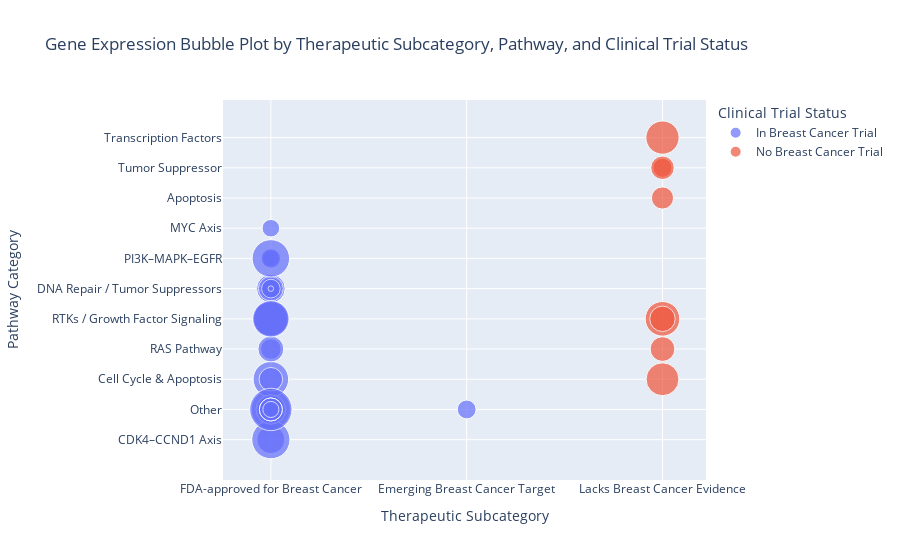

Notebook cell for this chart:
### Code cell
import plotly.express as px

# Assuming df_unique is your dataframe with these columns:
# 'gene', 'log2_fc', 'Therapeutic Subcategory', 'Clinical_Trial_Status', 'Pathway Category'

# Prepare size and color columns
df_unique['abs_log2_fc'] = df_unique['log2_fc'].abs()

# Create bubble plot
fig = px.scatter(
    df_unique,
    x='Therapeutic Subcategory',            # categories on x-axis
    y='Pathway Category',                    # pathways on y-axis
    size='abs_log2_fc',                      # bubble size = magnitude of expression change
    color='Clinical_Trial_Status',           # color by trial status
    hover_name='gene',                       # hover shows gene name
    size_max=30,
    title='Gene Expression Bubble Plot by Therapeutic Subcategory, Pathway, and Clinical Trial Status',
    category_orders={
        "Therapeutic Subcategory": [
            "FDA-approved for Breast Cancer",
            "Emerging Breast Cancer Target",
            "Lacks Breast Cancer Evidence"
        ],
        # You can also specify order for pathways if desired
    }
)

fig.update_layout(
    xaxis_title='Therapeutic Subcategory',
    yaxis_title='Pathway Category',
    legend_title='Clinical Trial Status'
)

fig.show()

### Figure 1 — Plotly figure (JSON) as saved in the notebook; plotly's stock layout.template omitted (floating-point values rounded to 4 significant figures)
{"data": [{"hovertemplate": "<b>%{hovertext}</b><br><br>Clinical_Trial_Status=In Breast Cancer Trial<br>Therapeutic Subcategory=%{x}<br>Pathway Category=%{y}<br>abs_log2_fc=%{marker.size}<extra></extra>", "hovertext": ["CDK4", "ERBB2", "CCND1", "CDKN2A", "FOXO3", "KRAS", "FGFR1", "MDM2", "NF1", "AKT1", "BRCA1", "HRAS", "TP53", "CASP8", "CDK6", "PTEN", "MYC", "BRCA2", "PIK3CA", "RB1", "BCL2", "MET", "EGFR", "NTRK2", "TSC2", "STK11", "FGFR2", "ATR", "NOTCH1", "SMAD4", "CHEK2", "ATM"], "legendgroup": "In Breast Cancer Trial", "marker": {"color": "#636efa", "size": [2.428, 4.833, 4.526, 3.926, 2.275, 1.327, 3.608, 1.73, 2.275, 2.725, 2.528, 2.084, 1.537, 1.102, 1.33, 0.8419, 0.9602, 1.919, 1.182, 1.001, 0.6962, 5.594, 4.36, 3.8, 1.651, 1.621, 4.142, 0.6825, 1.657, 0.8177, 1.088, 0.09588], "sizemode": "area", "sizeref": 0.006216, "symbol": "circle"}, "mode": "markers", "name": "In Breast Cancer Trial", "orientation": "v", "showlegend": true, "type": "scatter", "x": ["FDA-approved for Breast Cancer", "FDA-approved for Breast Cancer", "FDA-approved for Breast Cancer", "FDA-approved for Breast Cancer", "FDA-approved for Breast Cancer", "FDA-approved for Breast Cancer", "FDA-approved for Breast Cancer", "FDA-approved for Breast Cancer", "FDA-approved for Breast Cancer", "FDA-approved for Breast Cancer", "FDA-approved for Breast Cancer", "FDA-approved for Breast Cancer", "FDA-approved for Breast Cancer", "Emerging Breast Cancer Target", "FDA-approved for Breast Cancer", "FDA-approved for Breast Cancer", "FDA-approved for Breast Cancer", "FDA-approved for Breast Cancer", "FDA-approved for Breast Cancer", "FDA-approved for Breast Cancer", "FDA-approved for Breast Cancer", "FDA-approved for Breast Cancer", "FDA-approved for Breast Cancer", "FDA-approved for Breast Cancer", "FDA-approved for Breast Cancer", "FDA-approved for Breast Cancer", "FDA-approved for Breast Cancer", "FDA-approved for Breast Cancer", "FDA-approved for Breast Cancer", "FDA-approved for Breast Cancer", "FDA-approved for Breast Cancer", "FDA-approved for Breast Cancer"], "xaxis": "x", "y": ["CDK4–CCND1 Axis", "Other", "CDK4–CCND1 Axis", "Cell Cycle & Apoptosis", "Other", "RAS Pathway", "RTKs / Growth Factor Signaling", "Cell Cycle & Apoptosis", "Other", "Other", "DNA Repair / Tumor Suppressors", "RAS Pathway", "DNA Repair / Tumor Suppressors", "Other", "Other", "PI3K–MAPK–EGFR", "MYC Axis", "DNA Repair / Tumor Suppressors", "PI3K–MAPK–EGFR", "Other", "Other", "Other", "PI3K–MAPK–EGFR", "RTKs / Growth Factor Signaling", "Other", "Other", "RTKs / Growth Factor Signaling", "Other", "Other", "Other", "DNA Repair / Tumor Suppressors", "DNA Repair / Tumor Suppressors"], "yaxis": "y"}, {"hovertemplate": "<b>%{hovertext}</b><br><br>Clinical_Trial_Status=No Breast Cancer Trial<br>Therapeutic Subcategory=%{x}<br>Pathway Category=%{y}<br>abs_log2_fc=%{marker.size}<extra></extra>", "hovertext": ["CDKN1A", "BAX", "NRAS", "VHL", "SRC", "NF2", "WT1", "NTRK1"], "legendgroup": "No Breast Cancer Trial", "marker": {"color": "#EF553B", "size": [3.365, 1.529, 1.903, 1.126, 3.728, 1.718, 3.432, 2.018], "sizemode": "area", "sizeref": 0.006216, "symbol": "circle"}, "mode": "markers", "name": "No Breast Cancer Trial", "orientation": "v", "showlegend": true, "type": "scatter", "x": ["Lacks Breast Cancer Evidence", "Lacks Breast Cancer Evidence", "Lacks Breast Cancer Evidence", "Lacks Breast Cancer Evidence", "Lacks Breast Cancer Evidence", "Lacks Breast Cancer Evidence", "Lacks Breast Cancer Evidence", "Lacks Breast Cancer Evidence"], "xaxis": "x", "y": ["Cell Cycle & Apoptosis", "Apoptosis", "RAS Pathway", "Tumor Suppressor", "RTKs / Growth Factor Signaling", "Tumor Suppressor", "Transcription Factors", "RTKs / Growth Factor Signaling"], "yaxis": "y"}], "layout": {"legend": {"itemsizing": "constant", "title": {"text": "Clinical Trial Status"}, "tracegroupgap": 0}, "title": {"text": "Gene Expression Bubble Plot by Therapeutic Subcategory, Pathway, and Clinical Trial Status"}, "xaxis": {"anchor": "y", "categoryarray": ["FDA-approved for Breast Cancer", "Emerging Breast Cancer Target", "Lacks Breast Cancer Evidence"], "categoryorder": "array", "domain": [0, 1], "title": {"text": "Therapeutic Subcategory"}}, "yaxis": {"anchor": "x", "domain": [0, 1], "title": {"text": "Pathway Category"}}}}
